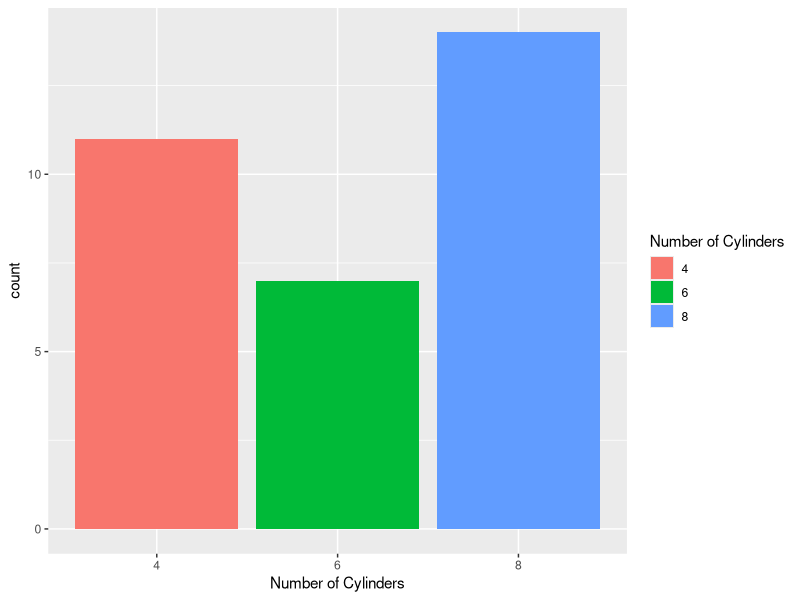
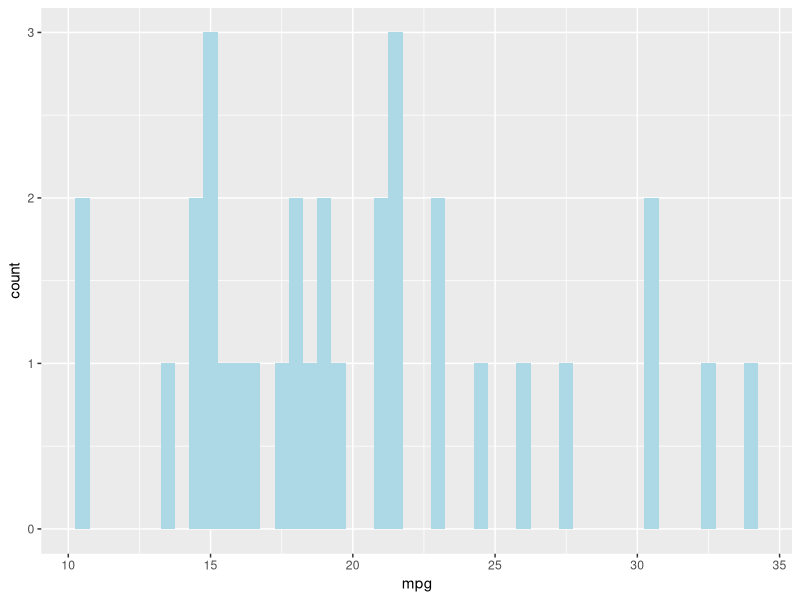
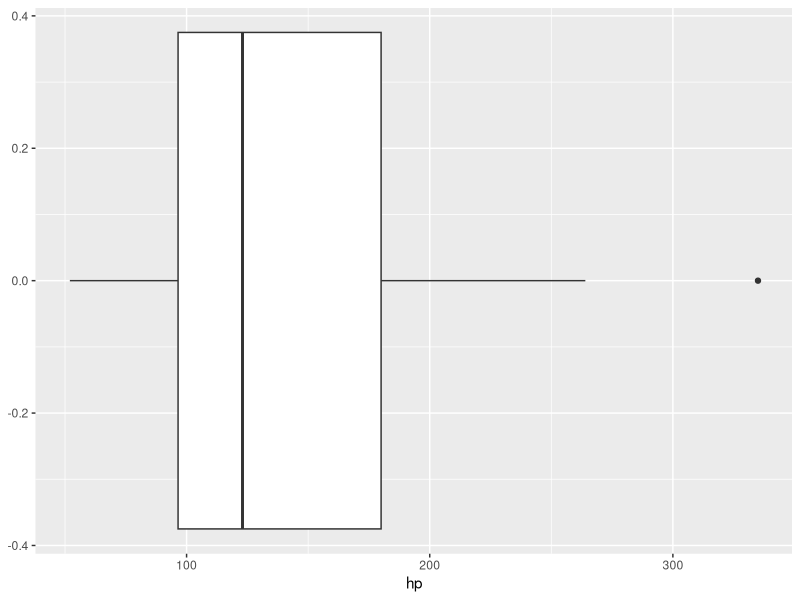
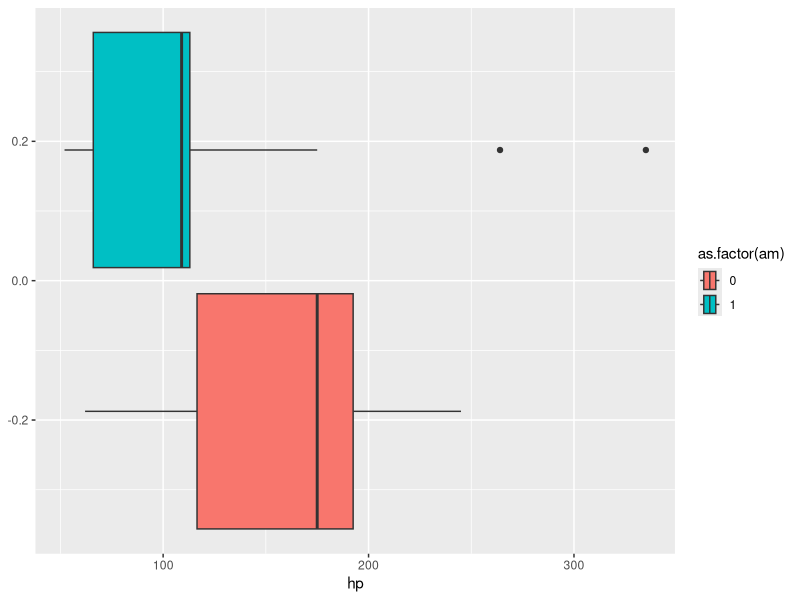
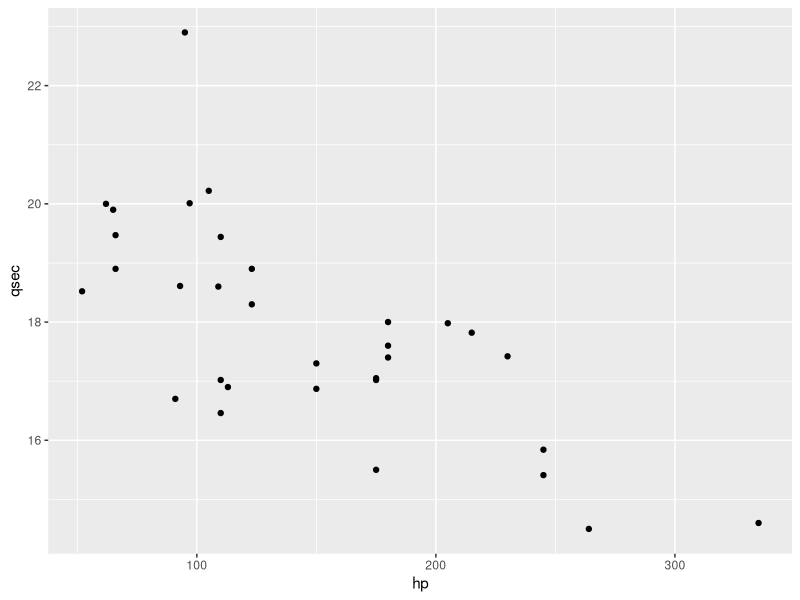
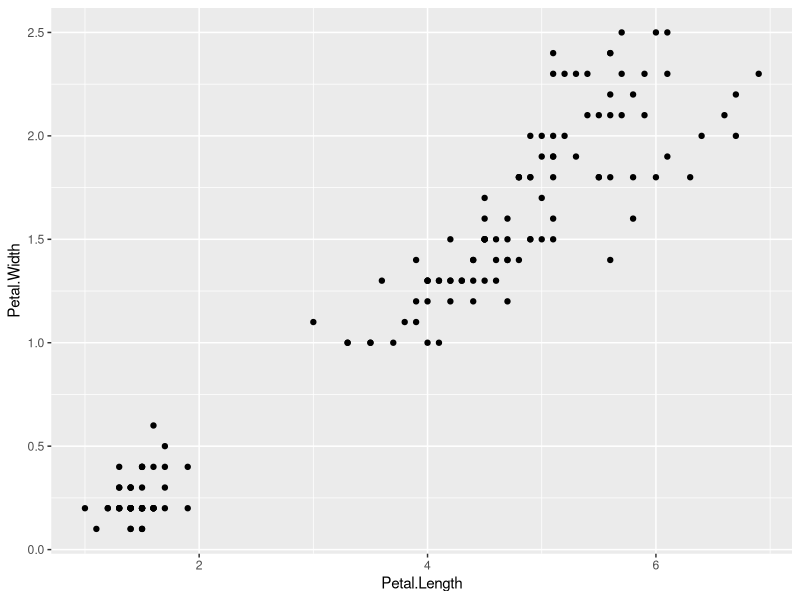
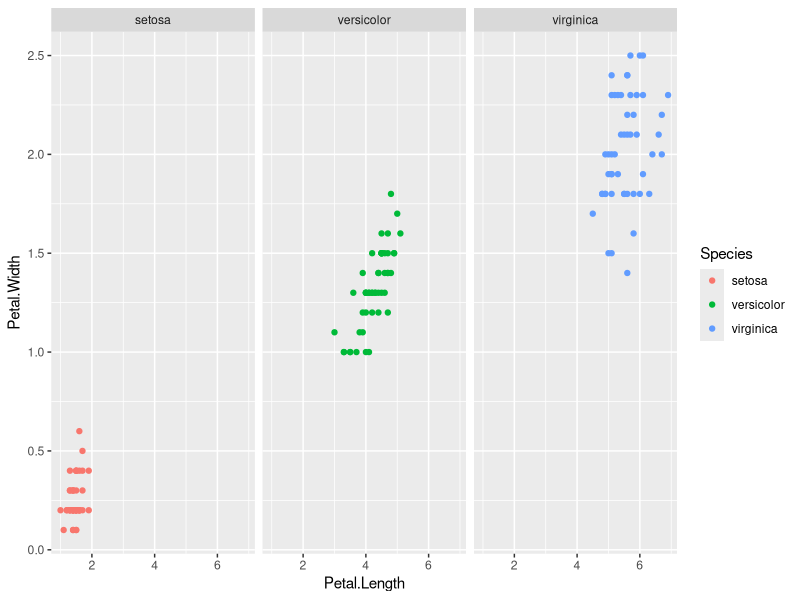
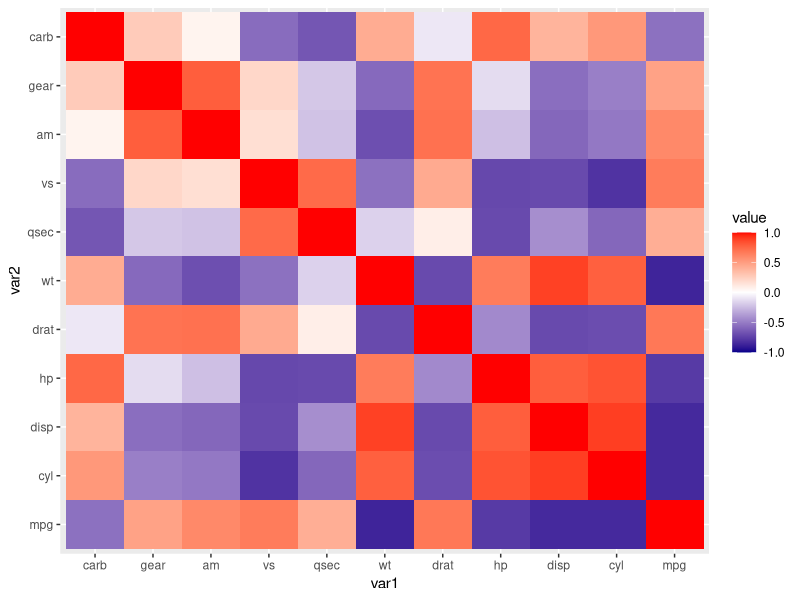

Generate these figures, in order, with R:
## ---- chunk 1
# save in our environment
mtcars <- mtcars
print(head(mtcars))
## ---- chunk 2
table(mtcars$cyl)
## ---- chunk 3
mode <- function(x) {
  names(sort(-table(x)))[1]
}

mode(mtcars$cyl)
## ---- chunk 4
library(tidyverse)
## ---- chunk 5
ggplot(data = mtcars, aes(x=as.factor(cyl)))+
  geom_bar(aes(fill=as.factor(cyl)))+
  labs(x="Number of Cylinders", 
       fill = "Number of Cylinders")
## ---- chunk 6
ggplot(data=mtcars)+
  geom_histogram(aes(x=mpg), fill="lightblue", binwidth=0.5)
## ---- chunk 7
mtcars %>% 
  count(cut_width(mpg, 0.5))
## ---- chunk 8
ggplot(data=mtcars, aes(x=hp))+
  geom_boxplot()
## ---- chunk 9
# mean with the 300 hp
mean(mtcars$hp)
# mean without 300 hp
mean(mtcars$hp[mtcars$hp < 300])
## ---- chunk 10
ggplot(data=mtcars, aes(x=hp))+
  geom_boxplot(aes(fill=as.factor(am)))
## ---- chunk 11
    mtcars <- mtcars %>%
      mutate(
        Q1 = quantile(hp, 0.25),      # 25th percentile
        Q3 = quantile(hp, 0.75),      # 75th percentile
        IQR = Q3 - Q1,                 # Interquartile range
        lower_bound = Q1 - 1.5 * IQR,  # lower cutoff
        upper_bound = Q3 + 1.5 * IQR,  # upper cutoff
        outlier_iqr = ifelse(hp < lower_bound | hp > upper_bound, 1, 0)
      )

    print(mtcars %>% filter(outlier_iqr == 1))
## ---- chunk 12
    mtcars <- mtcars %>%
      mutate(zscore_hp = as.numeric(scale(hp)),
             outlier_zscore = ifelse(abs(zscore_hp) > 2, 1, 0))

    print(mtcars %>% filter(outlier_zscore == 1))
## ---- chunk 13
    mtcars <- mtcars %>%
      mutate(
        outlier_pct = ifelse(hp > quantile(hp, 0.95), 1, 0)
      )

    print(mtcars %>% filter(outlier_pct == 1))
## ---- chunk 14
scatter <- ggplot(data = mtcars,
                  aes(x = hp, 
                      y = qsec))+
           geom_point()
print(scatter)
## ---- chunk 15
cov(mtcars$hp, mtcars$qsec)
cor(mtcars$hp, mtcars$qsec)
## ---- chunk 16
# correlation when we remove outliers identified by Tukey's Rule
cor(mtcars$hp[mtcars$outlier_iqr != 1], 
    mtcars$qsec[mtcars$outlier_iqr != 1])

# correlation when we remove outliers > 95th percentile
cor(mtcars$hp[mtcars$outlier_pct != 1], 
    mtcars$qsec[mtcars$outlier_pct != 1])
## ---- chunk 17
cor(iris$Petal.Length, iris$Petal.Width)
## ---- chunk 18
ggplot(data = iris, aes(x=Petal.Length, y = Petal.Width))+
  geom_point()
## ---- chunk 19
cor_group <- iris %>%
    group_by(Species) %>%
    summarize(correlation = cor(Petal.Length, Petal.Width))

print(cor_group)
## ---- chunk 20
ggplot(data = iris, aes(x=Petal.Length, y=Petal.Width, color=Species))+
  geom_point()+facet_wrap(~Species)
## ---- chunk 21
mtcars <- mtcars %>% select(mpg, cyl, disp, hp, drat, wt, qsec, vs, am, gear, carb)
cor_matrix <- round(cor(mtcars),2)
cor_matrix
## ---- chunk 22
# set correlation matrix to a data frame first
cor_matrix <- as.data.frame(cor_matrix)

# create a new column that is the row names of our inital matrix
cor_matrix$var1 <- row.names(cor_matrix)
head(cor_matrix, 3)

# pivot the data set from wide to long
cor_matrix <- pivot_longer(cor_matrix, 
                           cols = colnames(mtcars), 
                           names_to = "var2")

# set the order we want our variables to appear
cor_matrix$var1 <- factor(cor_matrix$var1, 
                          levels = rev(colnames(mtcars)))
cor_matrix$var2 <- factor(cor_matrix$var2, 
                          levels = colnames(mtcars))
## ---- chunk 23
heatmap <- ggplot(cor_matrix, aes(x = var1, 
                                  y = var2, 
                                  fill = value))+
  geom_tile()+
  scale_fill_gradient2(
    low = "darkblue",  
    mid = "white",     
    high = "red",      
    midpoint = 0,      
    limits = c(-1, 1))  

print(heatmap)

## ---- chunk 24
library(corrplot)
cor_mat <- cor(mtcars)
corrplot(cor_mat)
## ---- chunk 25
hist(diamonds$price, col = "blue")
## ---- chunk 26
hist(log(diamonds$price), col = "blue")
## ---- chunk 27
ggplot(diamonds, aes(x = carat, y = price)) +
  geom_point() +
  labs(title = "Carat vs Price (Raw)")
## ---- chunk 28
ggplot(diamonds, aes(x = log(carat), y = log(price))) +
  geom_point() +
  labs(title = "Carat vs Price (Log)")
## ---- chunk 29
cor(diamonds$carat, diamonds$price)
## ---- chunk 30
cor(log(diamonds$carat), log(diamonds$price))
## ---- chunk 31
pretty_lm <- function(model) {
  s <- summary(model)
  cat("Model Formula:", deparse(formula(model)), "\n\n")
  cat("R-squared:", round(s$r.squared, 3), "\n")
  cat("Adj R-squared:", round(s$adj.r.squared, 3), "\n")
  cat("Residual Std Error:", round(s$sigma, 3), "\n\n")
  print(coef(s))
}

## ---- chunk 32
pretty_lm(lm(price ~ carat,
             data = diamonds))
## ---- chunk 33
pretty_lm(lm(log(price) ~ log(carat),
             data = diamonds))

